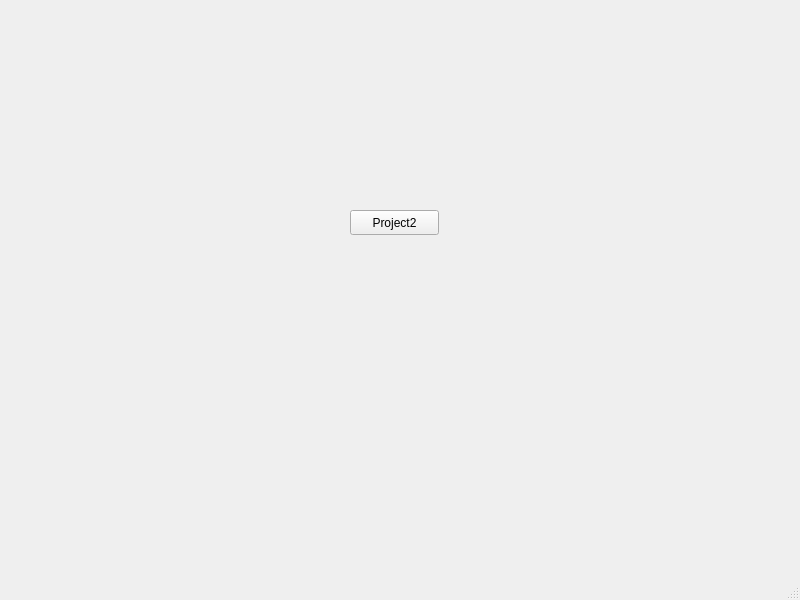
<?xml version="1.0" encoding="UTF-8"?>
<ui version="4.0">
 <class>MainWindowProject2</class>
 <widget class="QMainWindow" name="MainWindowProject2">
  <property name="geometry">
   <rect>
    <x>0</x>
    <y>0</y>
    <width>800</width>
    <height>600</height>
   </rect>
  </property>
  <property name="windowTitle">
   <string>MainWindowProject2</string>
  </property>
  <widget class="QWidget" name="centralwidget">
   <widget class="QPushButton" name="pushButton">
    <property name="geometry">
     <rect>
      <x>350</x>
      <y>210</y>
      <width>89</width>
      <height>25</height>
     </rect>
    </property>
    <property name="text">
     <string>Project2</string>
    </property>
   </widget>
  </widget>
  <widget class="QMenuBar" name="menubar">
   <property name="geometry">
    <rect>
     <x>0</x>
     <y>0</y>
     <width>800</width>
     <height>22</height>
    </rect>
   </property>
  </widget>
  <widget class="QStatusBar" name="statusbar"/>
 </widget>
 <resources/>
 <connections/>
</ui>
